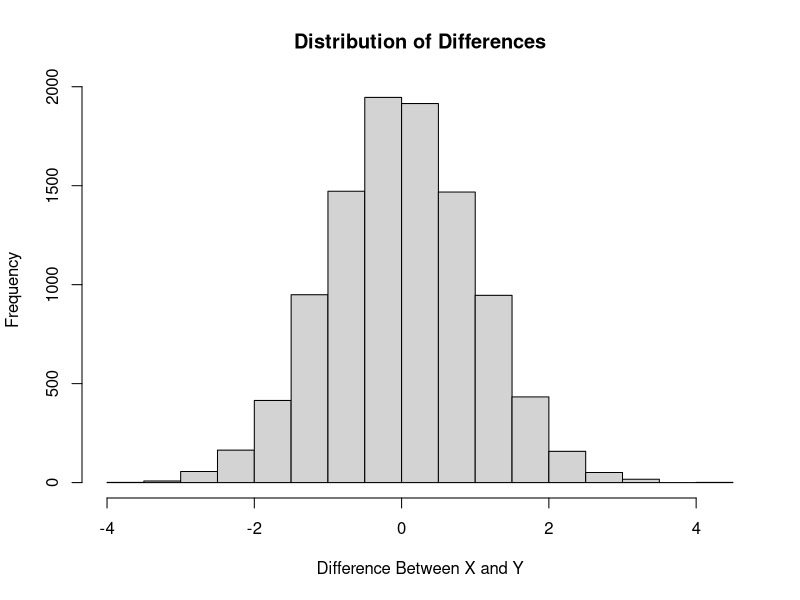
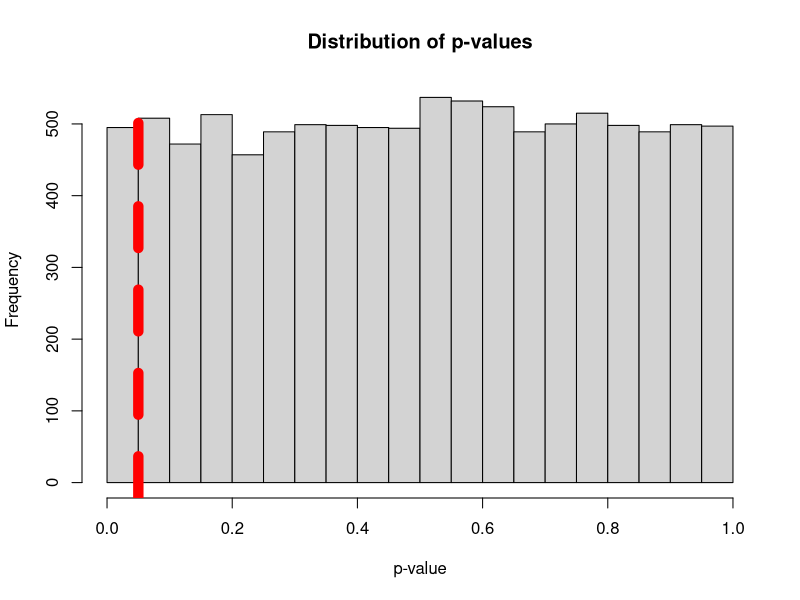

The R script that drew these images, in order:
rm(list = ls())

## Demonstrate multiple testing

simple_t_test <- function(){
  x <- runif(100); y <- runif(100)
  res <- t.test(x,y)
  return(c(res$statistic, res$p.value))
}

hist( replicate(n = 10000, simple_t_test()[1]),
      main = "Distribution of Differences",
      xlab = "Difference Between X and Y",
      ylab = "Frequency")

hist( replicate(n = 10000, simple_t_test()[2]),
      main = "Distribution of p-values",
      xlab = "p-value")
abline(v = 0.05, lwd = 10, col = "red", lty = "dashed")


numFalsePos <- c(sum( replicate(n = 1, simple_t_test()[2])<0.05),
  sum( replicate(n = 10, simple_t_test()[2])<0.05),
  sum( replicate(n = 100, simple_t_test()[2])<0.05),
  sum( replicate(n = 1000, simple_t_test()[2])<0.05),
  sum( replicate(n = 10000, simple_t_test()[2])<0.05))

numTests <- c(1,10,100,1000,10000)

 